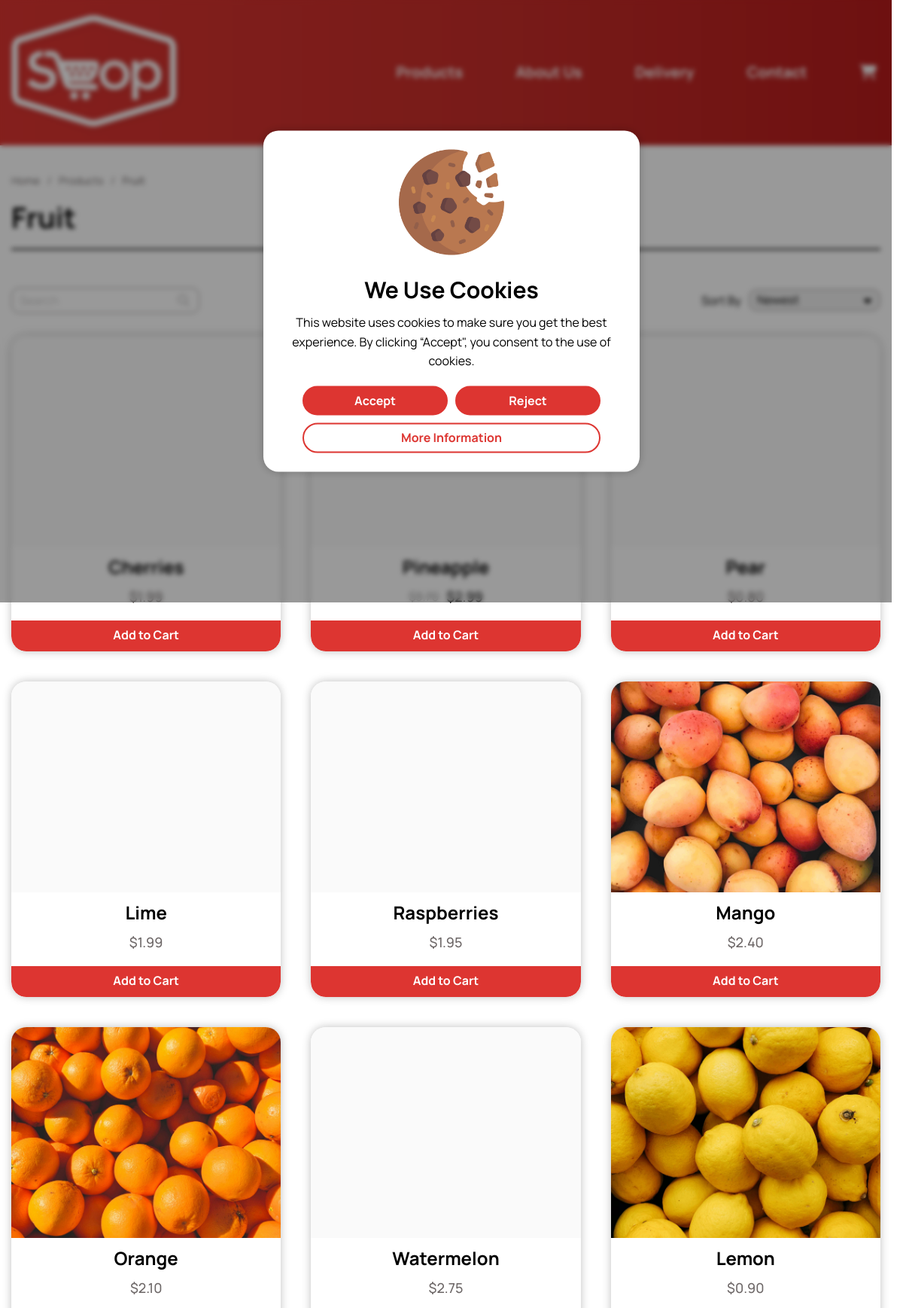
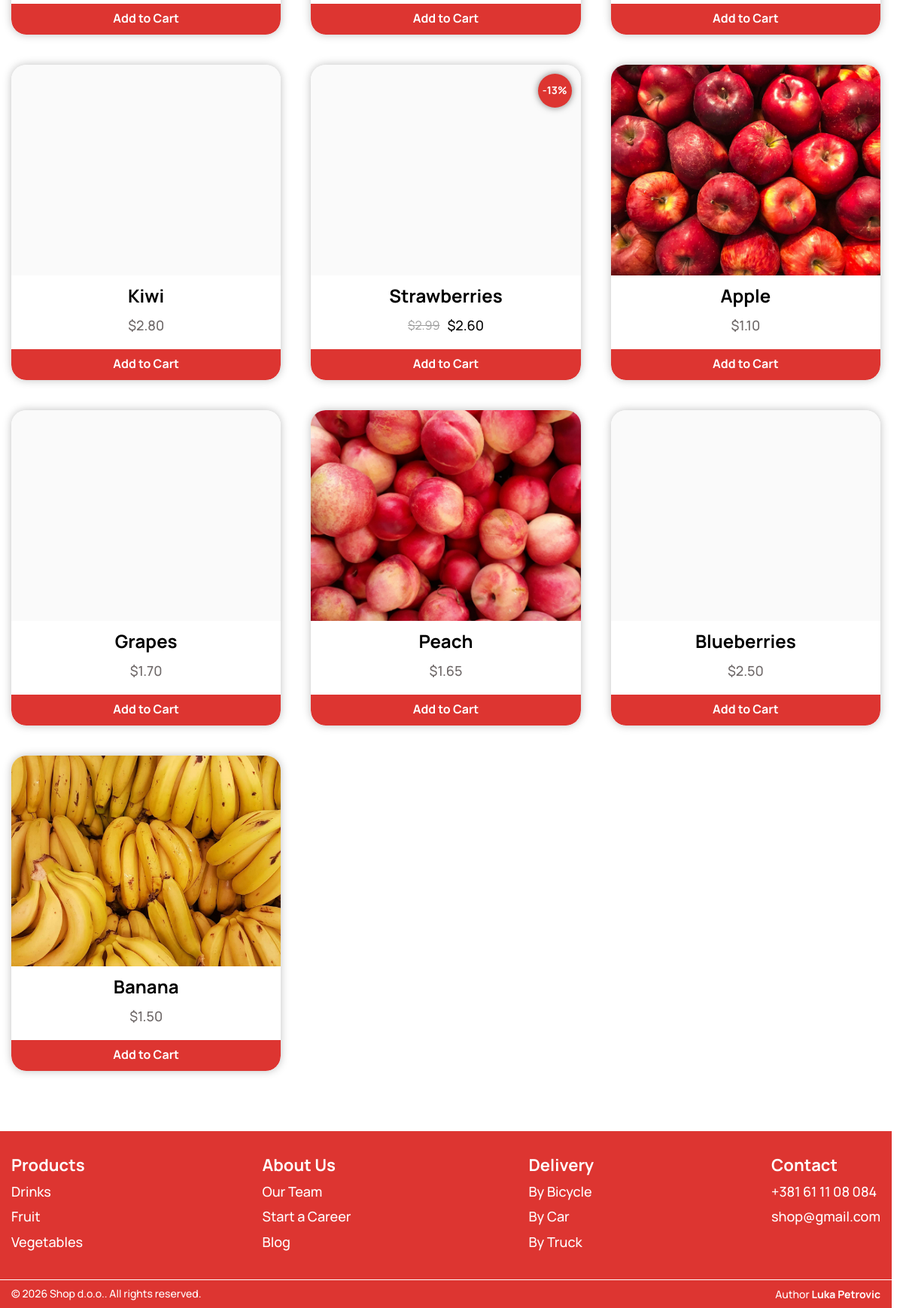
/pages/products/products2.php, run on the app's committed database (2 pictures, top to bottom).
### tables this page shows
CREATE TABLE `products2` (
  `id` int(10) UNSIGNED NOT NULL,
  `image` varchar(255) NOT NULL,
  `name` varchar(50) NOT NULL,
  `price` decimal(10,2) NOT NULL,
  `discount_price` decimal(10,2) DEFAULT NULL,
  `order_count` int(10) UNSIGNED NOT NULL DEFAULT 0
);

### pages/products/products2.php (the view, shortened to what this page needs)
<?php
require_once(__DIR__ . '/../../includes/dbconnection.php');
?>
<!DOCTYPE html>
<html lang="en">
<head>
    <link rel="stylesheet" href="/WebShop/css/variables.css">
    <link rel="stylesheet" href="/WebShop/css/style.css">
    <link rel="stylesheet" href="/WebShop/css/responsive.css">
    <link rel="stylesheet" href="https://cdnjs.cloudflare.com/ajax/libs/font-awesome/6.6.0/css/all.min.css">
    <link rel="stylesheet" href="https://cdnjs.cloudflare.com/ajax/libs/intl-tel-input/18.3.0/css/intlTelInput.css">
</head>
<body>
    <?php require_once(__DIR__ . '/../../includes/header.php'); ?>
    <main>
        <div class="container">
            <div class="breadcrumbs">
                <div>
                    <a href="../content/home.php">Home</a>
                    <span>/</span>
                    <a href="../content/products.php">Products</a>
                    <span>/</span>
                    <p><?php echo $productNames['products2']; ?></p>
                </div>
                <h1><?php echo $productNames['products2']; ?></h1>
            </div> <?php
            $productTable = "products2";
            $result = mysqli_query($connection, "SELECT * FROM $productTable ORDER BY id DESC");
            if (mysqli_num_rows($result) > 0) { ?>
                <section class="filters-section">
                    <div class="search-wrapper">
                        <i class="fa-solid fa-magnifying-glass"></i>
                        <input type="text" placeholder="Search" maxlength="50">
                    </div>
                    <div class="sort-wrapper">
                        <span>Sort By</span>
                        <div class="select-wrapper">
                            <select id="sort-by">
                                <option value="newest">Newest</option>
                            </select>
                        </div>
                    </div>
                </section>
                <section>
                    <div class="products-row"> <?php
                        while ($row = mysqli_fetch_array($result)) { ?>
                        <div class="product-wrapper"> <?php
                            $imageName = $row['image'];
                            $imagePath = "../../assets/images/products/" . $imageName;
                            $defaultImage = "../../assets/images/products/image-not-found.png";
                            if (!file_exists($imagePath) || empty($imageName)) {
                                $imagePath = $defaultImage;
                            }
                            $finalPrice = ($row['discount_price'] !== null) ? $row['discount_price'] : $row['price']; ?>
                            <div class="product-image" style="background-image: url('<?php echo $imagePath; ?>');"></div>
                            <div class="product-info">
                                <h5><?php echo $row['name']; ?></h5>
                                <?php
                                if ($row['discount_price'] === null) { ?>
                                    <span class="product-price">$<?php echo $row['price']; ?></span> <?php
                                } else { ?>
                                    <div>
                                        <span>$<?php echo $row['price']; ?></span>
                                        <span>$<?php echo $row['discount_price']; ?></span>
                                    </div> <?php
                                } ?>
                            </div>
                            <div class="product-button-wrapper">
                                <button class="button-primary"
                                    data-table="<?php echo $productTable; ?>"
                                    data-id="<?php echo $row['id']; ?>"
                                    data-name="<?php echo $row['name']; ?>"
                                    data-price="<?php echo $finalPrice; ?>"
                                    data-regular-price="<?php echo $row['price']; ?>"
                                    data-discount-price="<?php echo $row['discount_price'] !== null ? $row['discount_price'] : ''; ?>"
                                    data-image="<?php echo $row['image']; ?>">
                                    <span>Add to Cart</span>
                                </button>
                            </div> <?php
                            if ($row['discount_price'] !== null) {
                                $discountPercent = round((($row['price'] - $row['discount_price']) / $row['price']) * 100); ?>
                                <div class="sale-label">
                                    <span>-<?php echo $discountPercent; ?>%</span>
                                </div>  <?php
                            } ?>
                        </div> <?php
                        } ?>
                    </div>
                </section> <?php
            } ?>
        </div>
    </main>
    <?php include('../../includes/footer.php'); ?>
</body>
</html>

### css/variables.css (style rules this page uses)
:root { --color-primary: #dd3531; --color-secondary: #6d6767; --color-admin: #0d6efd; --color-placeholder: #cbcaca; --color-light: #9e9e9e; --color-background: #f1ebeb; --color-border: #9b9797; --color-success: #4caf50; --color-error: #d93025; --color-white: #fff; --color-black: #000; --shadow-box: 0 0 12px rgba(0, 0, 0, 0.25); --shadow-under: 0 4px 10px rgba(0, 0, 0, 0.35); --border-thin: 1px solid; --border-thick: 2px solid; --transition-fast: all 0.15s linear; --transition-mid: all 0.25s linear; --transition-slow: all 0.5s ease; --radius-sm: 10px; --radius-lg: 20px; --radius-round: 50%; --font-xs: 12px; --font-sm: 14px; --font-md: 16px; --font-lg: 18px; --font-xl: 20px; --line-sm: 100%; --line-md: 140%; --line-lg: 160%; --space-1: 5px; --space-2: 10px; --space-3: 15px; --space-4: 20px; --space-5: 25px; --space-6: 30px; --space-7: 40px; --space-8: 50px; --space-9: 60px; --space-10: 80px; }

### css/responsive.css (style rules this page uses)
@media screen and (max-width: 1200px) { .products-row { grid-template-columns: repeat(3, 1fr); } }

### data on the page
products2: name "Cherries", price "1.99"
products2: name "Pineapple", price "3.70", discount_price "2.99"
products2: name "Pear", price "0.80"
products2: name "Lime", price "1.99"
products2: name "Raspberries", price "1.95"
products2: image (picture), name "Mango", price "2.40"
products2: image (picture), name "Orange", price "2.10"
products2: name "Watermelon", price "2.75"
products2: image (picture), name "Lemon", price "0.90"
products2: name "Kiwi", price "2.80"
products2: name "Strawberries", price "2.99", discount_price "2.60", discountPercent "13"
products2: image (picture), name "Apple", price "1.10"
products2: name "Grapes", price "1.70"
products2: image (picture), name "Peach", price "1.65"
products2: name "Blueberries", price "2.50"
products2: image (picture), name "Banana", price "1.50"

### other printed values
$productNames['products2'] "Fruit"
$productNames['products1'] "Drinks"
$productNames['products3'] "Vegetables"
